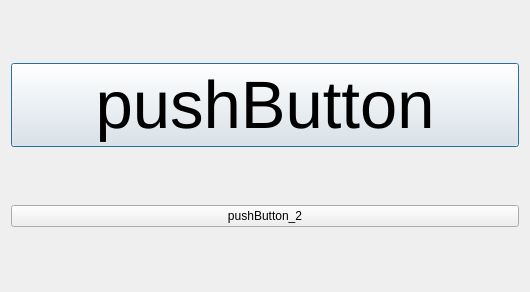
<?xml version="1.0" encoding="UTF-8"?>
<ui version="4.0">
 <class>ChoiceLevel</class>
 <widget class="QDialog" name="ChoiceLevel">
  <property name="geometry">
   <rect>
    <x>0</x>
    <y>0</y>
    <width>530</width>
    <height>292</height>
   </rect>
  </property>
  <property name="windowTitle">
   <string>Dialog</string>
  </property>
  <layout class="QGridLayout" name="gridLayout_2">
   <item row="1" column="1">
    <widget class="QPushButton" name="pushButton">
     <property name="sizePolicy">
      <sizepolicy hsizetype="Minimum" vsizetype="Maximum">
       <horstretch>0</horstretch>
       <verstretch>0</verstretch>
      </sizepolicy>
     </property>
     <property name="font">
      <font>
       <pointsize>50</pointsize>
      </font>
     </property>
     <property name="text">
      <string>pushButton</string>
     </property>
    </widget>
   </item>
   <item row="2" column="1">
    <widget class="QPushButton" name="pushButton_2">
     <property name="text">
      <string>pushButton_2</string>
     </property>
    </widget>
   </item>
  </layout>
 </widget>
 <resources/>
 <connections/>
</ui>
